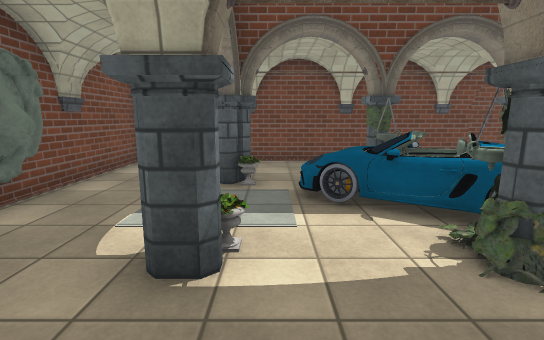
View 1 (above)

16 first-person views from a walk through a Unity game level. The camera is 1.5 m above the floor, tilts 10° down and sees 85° across. The floor is counted in squares, 1 m on a side. Each view is taken from the middle of a square. On the plan, view 1 faces up. The plan holds only what a view shows up to about 15 squares ahead; the rest is blank. The place goes on beyond the plan. Door leaves are left out, so doorways stand open. Some surface patterns are stand-ins.

View 2
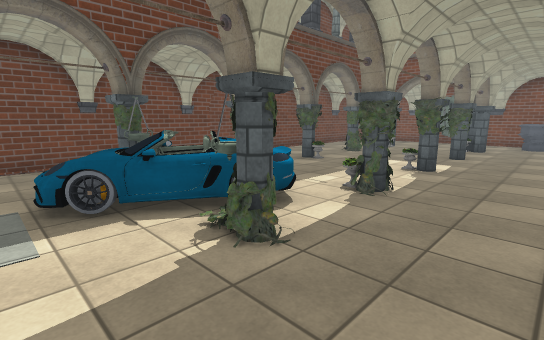

View 3
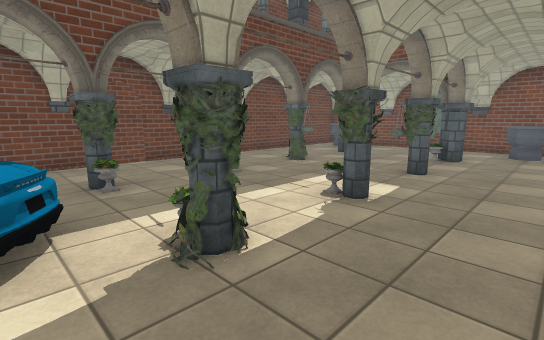

View 4
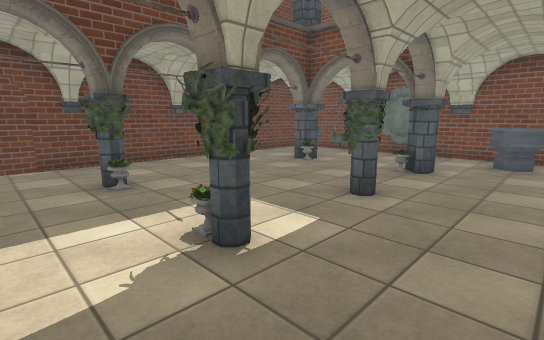

View 5
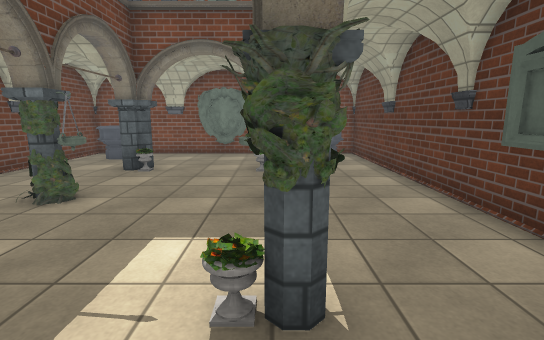

View 6
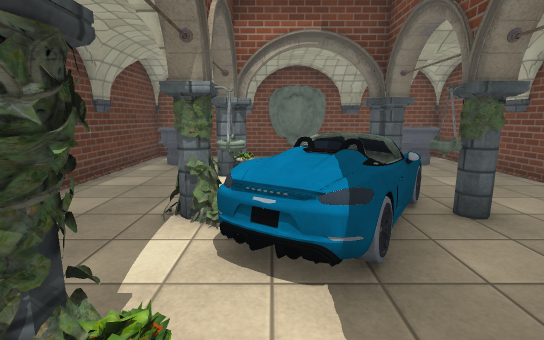

View 7
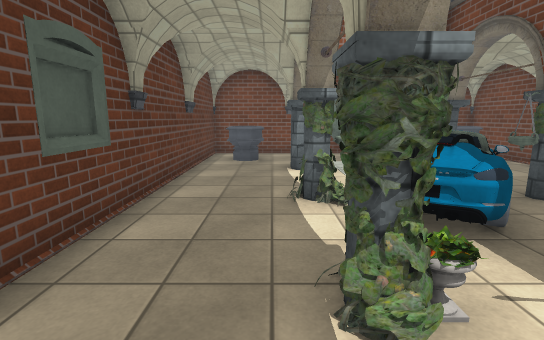

View 8
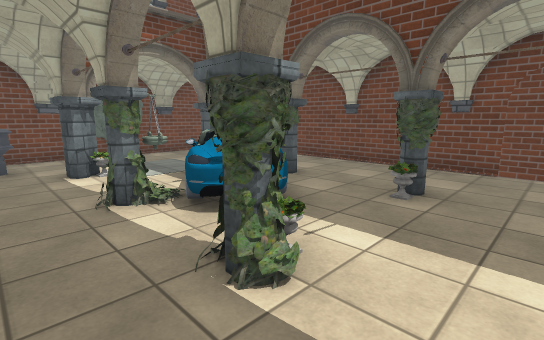

View 9
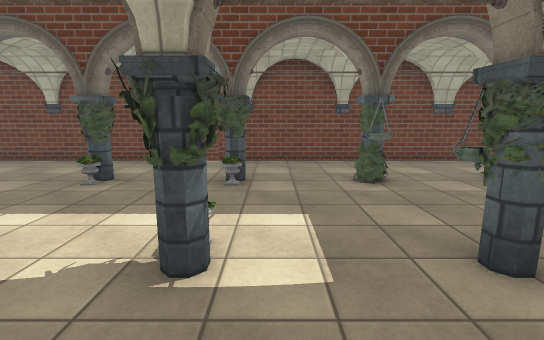

View 10
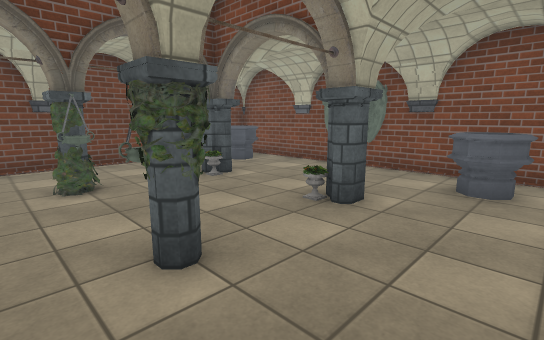

View 11
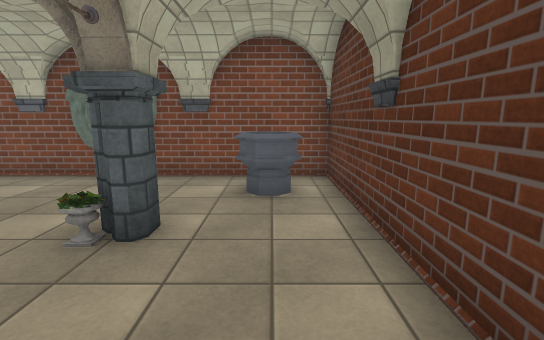

View 12
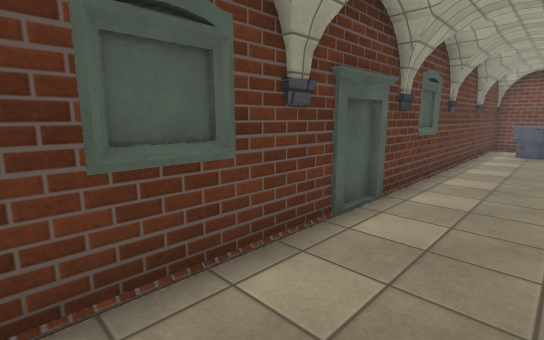

View 13
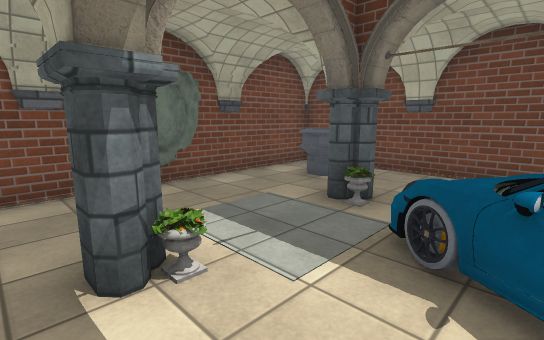

View 14
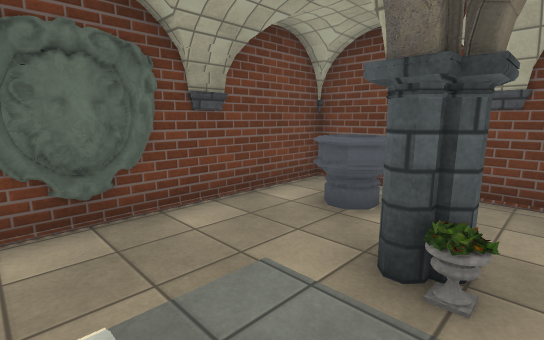

View 15
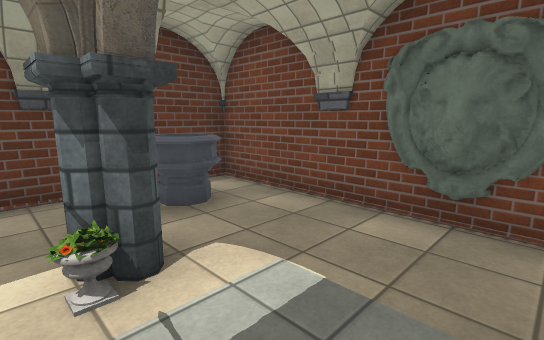

View 16
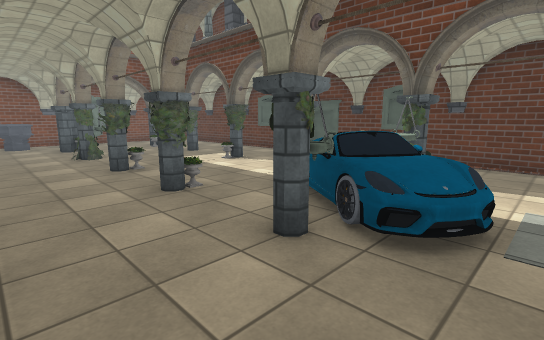

### Floor plan
Key: @ floor where view 1 was taken; # wall or solid block; . floor; D open door; v drop or lower ground; O other object.
Columns run from 5 left of view 1 to 20 right of it. Each row starts with its distance up from view 1.
 11  ###########vv###########
 10 O...........DD...........O
  9 #.OO...................O.#
  8 #.O.O...O........O.....O.#
  7 #...O..OO..O..O..O...O...#
  6 #.....OOO................#
  5 v#....OOOO..............#v
  4 #.......OO....O..O.......#
  3 #...O..OO..O..O..O...O...#
  2 #........................#
  1 #.OO...................O.#
  0 O....@...................O
 -1  ########################

Positions as (right, up) in squares from view 1, and headings:
1: (0, 0), facing up
2: (0, 0), facing up-right
3: (4, 0), facing up-right
4: (7, 0), facing up-right
5: (7, 3), facing right
6: (7, 4), facing left
7: (8, 2), facing left
8: (8, 1), facing up-left
9: (10, 0), facing up
10: (11, 0), facing up-right
11: (12, 1), facing right
12: (12, 2), facing down-left
13: (2, 2), facing up-left
14: (0, 4), facing up-left
15: (0, 6), facing down-left
16: (0, 10), facing down-right
